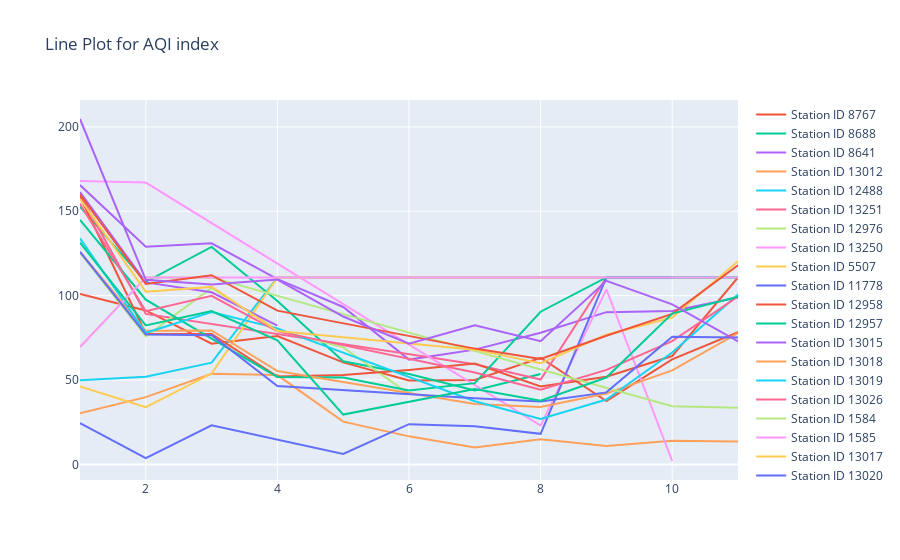
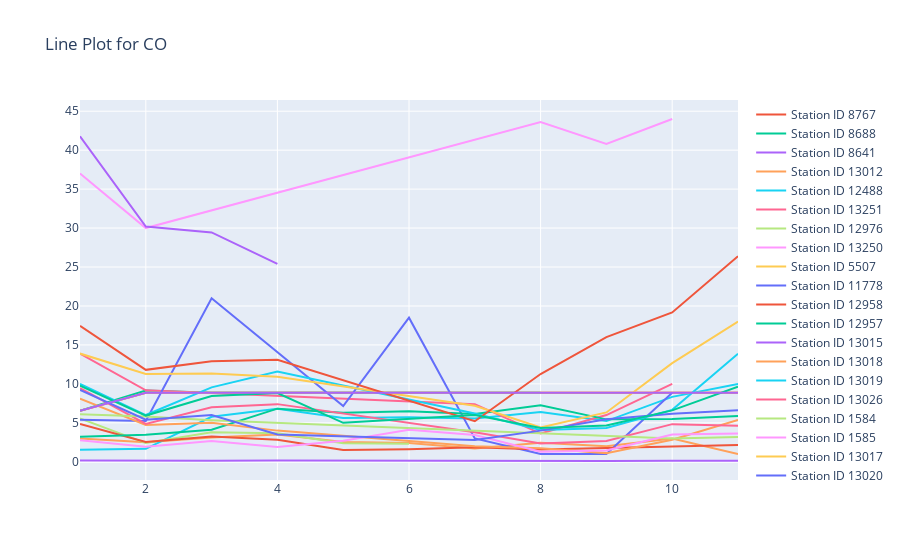
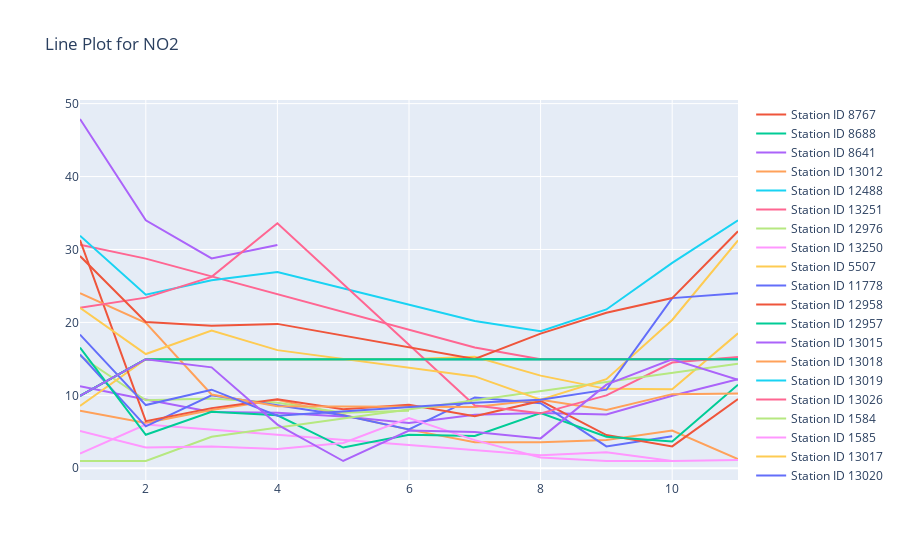

Notebook code cell kept with these figures, in order:
### Markdown cell above
### Line plot for pollution index by month and station ID

### Code cell
df_plt3 = df[df_column_dtype + ['Month'] + ['Station ID']].groupby(['Month', 'Station ID']).mean().reset_index()
for i in df_column_dtype:
    fig = px.line(title=f'Line Plot for {i}')  # Initialize the figure with a title
    for j in df['Station ID'].unique():
        df_station = df_plt3[df_plt3['Station ID'] == j]
        fig.add_scatter(x=df_station['Month'], y=df_station[i], mode='lines', name=f'Station ID {j}')
    fig.show()

### Figure 1 — Plotly figure (JSON) as saved in the notebook; plotly's stock layout.template omitted (floating-point values rounded to 4 significant figures)
{"data": [{"hovertemplate": "<extra></extra>", "legendgroup": "", "line": {"color": "#636efa", "dash": "solid"}, "marker": {"symbol": "circle"}, "mode": "lines", "name": "", "orientation": "v", "showlegend": false, "type": "scatter", "xaxis": "x", "yaxis": "y"}, {"mode": "lines", "name": "Station ID 8767", "type": "scatter", "x": [1, 2, 3, 4, 5, 6, 7, 8, 9, 10, 11], "y": [101, 91.2, 71.56, 76.09, 60.46, 49.7, 50, 63.18, 37.56, 62.25, 78.38]}, {"mode": "lines", "name": "Station ID 8688", "type": "scatter", "x": [1, 2, 3, 4, 5, 6, 7, 8], "y": [152.6, 108.2, 128.9, 96.8, 61.14, 53.6, 43.86, 53.56]}, {"mode": "lines", "name": "Station ID 8641", "type": "scatter", "x": [1, 2, 3, 4, 5, 6, 7, 8, 9, 10, 11], "y": [165.5, 128.9, 131, 109.8, 93.29, 62.1, 68, 78, 90.22, 90.83, 98.85]}, {"mode": "lines", "name": "Station ID 13012", "type": "scatter", "x": [1, 2, 3, 4, 5, 6, 7, 8, 9, 10, 11], "y": [30.22, 39.84, 53.67, 52.9, 25.31, 16.6, 10, 14.88, 10.89, 14, 13.5]}, {"mode": "lines", "name": "Station ID 12488", "type": "scatter", "x": [1, 2, 3, 4, 5, 6, 7, 8, 9, 10, 11], "y": [49.8, 51.87, 60.27, 110.8, 110.8, 110.8, 110.8, 110.8, 110.8, 110.8, 110.8]}, {"mode": "lines", "name": "Station ID 13251", "type": "scatter", "x": [1, 2, 7, 8, 9, 10], "y": [159.9, 89.18, 59.4, 50.25, 110.8, 110.8]}, {"mode": "lines", "name": "Station ID 12976", "type": "scatter", "x": [1, 2, 3, 4, 5, 6], "y": [125.4, 75.88, 104.5, 79.56, 69.37, 41.7]}, {"mode": "lines", "name": "Station ID 13250", "type": "scatter", "x": [1, 2, 8, 9, 10], "y": [168, 167, 22.96, 103.7, 2]}, {"mode": "lines", "name": "Station ID 5507", "type": "scatter", "x": [1, 2, 3, 4, 6, 7, 8, 9, 10, 11], "y": [46.22, 33.85, 53.83, 110.8, 110.8, 110.8, 110.8, 110.8, 110.8, 110.8]}, {"mode": "lines", "name": "Station ID 11778", "type": "scatter", "x": [1, 2, 3, 5, 6, 7, 8, 9, 10], "y": [24.4, 3.75, 23.17, 6.143, 23.83, 22.57, 18.08, 110.8, 110.8]}, {"mode": "lines", "name": "Station ID 12958", "type": "scatter", "x": [1, 2, 3, 4, 5, 6, 7, 8, 9, 10, 11], "y": [158.6, 77.4, 77.28, 52.09, 52.9, 56, 59.71, 46.18, 51.89, 64.2, 110.8]}, {"mode": "lines", "name": "Station ID 12957", "type": "scatter", "x": [1, 2, 3, 4, 5, 6, 7, 8, 9, 10, 11], "y": [144.9, 97.59, 74.58, 51.82, 51.52, 43.8, 48.14, 90.46, 110.8, 110.8, 110.8]}, {"mode": "lines", "name": "Station ID 13015", "type": "scatter", "x": [1, 2, 3, 4], "y": [161.3, 107.9, 102.0, 82.28]}, {"mode": "lines", "name": "Station ID 13018", "type": "scatter", "x": [1, 2, 3, 4, 7, 8, 9, 10, 11], "y": [126, 79.13, 79.4, 55.28, 35.8, 34, 42, 55.67, 77.85]}, {"mode": "lines", "name": "Station ID 13019", "type": "scatter", "x": [1, 2, 3, 4, 7, 8, 9, 10, 11], "y": [133.9, 78, 90.33, 80.58, 37.4, 26.87, 38.44, 66.33, 100.6]}, {"mode": "lines", "name": "Station ID 13026", "type": "scatter", "x": [1, 2, 3, 4, 7, 8, 9, 10, 11], "y": [154.4, 90.79, 99.93, 78.8, 54.4, 44.27, 56, 73, 99.5]}, {"mode": "lines", "name": "Station ID 1584", "type": "scatter", "x": [1, 2, 3, 10, 11], "y": [69.55, 110.8, 110.8, 34.5, 33.5]}, {"mode": "lines", "name": "Station ID 1585", "type": "scatter", "x": [1, 2, 3, 4, 5, 6, 7, 8, 9, 10, 11], "y": [69.55, 110.8, 110.8, 110.8, 110.8, 110.8, 110.8, 110.8, 110.8, 110.8, 110.8]}, {"mode": "lines", "name": "Station ID 13017", "type": "scatter", "x": [1, 2, 3, 4, 7, 8, 9, 10, 11], "y": [157.3, 102.3, 105.2, 79, 68, 59.93, 76.78, 87, 120.4]}, {"mode": "lines", "name": "Station ID 13020", "type": "scatter", "x": [1, 2, 3, 4, 7, 8, 9, 10, 11], "y": [126.0, 77, 76.51, 46.4, 39.2, 37.31, 42.67, 75.63, 75.23]}, {"mode": "lines", "name": "Station ID 13013", "type": "scatter", "x": [1, 2, 3, 4, 7, 8, 9, 10, 11], "y": [159.9, 106.9, 112.1, 91.1, 68.6, 62.47, 76.22, 89.17, 118]}, {"mode": "lines", "name": "Station ID 13014", "type": "scatter", "x": [1, 2, 3, 4, 5, 7, 8, 9, 10, 11], "y": [131.4, 82.33, 90.85, 73.44, 29.5, 44.6, 37.73, 51.44, 89.36, 99.38]}, {"mode": "lines", "name": "Station ID 13252", "type": "scatter", "x": [1, 2, 3, 4, 5, 6, 7, 8, 9, 10, 11], "y": [204.7, 109.4, 106.6, 109.5, 87.62, 71.5, 82.43, 73, 108.8, 94.83, 72.86]}], "layout": {"legend": {"tracegroupgap": 0}, "title": {"text": "Line Plot for AQI index"}, "xaxis": {"anchor": "y", "domain": [0, 1]}, "yaxis": {"anchor": "x", "domain": [0, 1]}}}

### Figure 2 — Plotly figure (JSON) as saved in the notebook; plotly's stock layout.template omitted (floating-point values rounded to 4 significant figures)
{"data": [{"hovertemplate": "<extra></extra>", "legendgroup": "", "line": {"color": "#636efa", "dash": "solid"}, "marker": {"symbol": "circle"}, "mode": "lines", "name": "", "orientation": "v", "showlegend": false, "type": "scatter", "xaxis": "x", "yaxis": "y"}, {"mode": "lines", "name": "Station ID 8767", "type": "scatter", "x": [1, 2, 3, 4, 5, 6, 7, 8, 9, 10, 11], "y": [6.534, 8.866, 8.866, 8.866, 8.866, 8.866, 8.866, 8.866, 8.866, 8.866, 8.866]}, {"mode": "lines", "name": "Station ID 8688", "type": "scatter", "x": [1, 2, 3, 4, 5, 6, 7, 8], "y": [6.534, 9.142, 8.866, 8.866, 8.866, 8.866, 8.866, 8.866]}, {"mode": "lines", "name": "Station ID 8641", "type": "scatter", "x": [1, 2, 3, 4, 5, 6, 7, 8, 9, 10, 11], "y": [0.1778, 0.12, 0.1444, 0.16, 0.1357, 0.13, 0.1286, 0.1176, 0.1, 0.1167, 0.1375]}, {"mode": "lines", "name": "Station ID 13012", "type": "scatter", "x": [1, 2, 3, 4, 5, 6, 7, 8, 9, 10, 11], "y": [3, 2.5, 3.111, 3.5, 2.538, 2.4, 1.714, 2.438, 2, 3, 1]}, {"mode": "lines", "name": "Station ID 12488", "type": "scatter", "x": [1, 2, 3, 4, 5, 6, 7, 8, 9, 10, 11], "y": [1.556, 1.667, 5.778, 6.818, 5.615, 5.7, 5.571, 6.375, 5.222, 8.333, 10]}, {"mode": "lines", "name": "Station ID 13251", "type": "scatter", "x": [1, 2, 7, 8, 9, 10], "y": [13.89, 9.179, 7.4, 3.625, 6, 10]}, {"mode": "lines", "name": "Station ID 12976", "type": "scatter", "x": [1, 2, 3, 4, 5, 6], "y": [5.571, 2.4, 3.778, 3.667, 2.385, 2.3]}, {"mode": "lines", "name": "Station ID 13250", "type": "scatter", "x": [1, 2, 8, 9, 10], "y": [37, 30, 43.6, 40.8, 44]}, {"mode": "lines", "name": "Station ID 5507", "type": "scatter", "x": [1, 2, 3, 4, 6, 7, 8, 9, 10, 11], "y": [6.534, 8.866, 8.866, 8.866, 8.866, 8.866, 8.866, 8.866, 8.866, 8.866]}, {"mode": "lines", "name": "Station ID 11778", "type": "scatter", "x": [1, 2, 3, 5, 6, 7, 8, 9, 10], "y": [5.4, 5.25, 21, 7.143, 18.5, 3, 1, 1, 8.866]}, {"mode": "lines", "name": "Station ID 12958", "type": "scatter", "x": [1, 2, 3, 4, 5, 6, 7, 8, 9, 10, 11], "y": [4.857, 2.533, 3.25, 2.818, 1.5, 1.6, 1.857, 1.588, 1.778, 2, 2.167]}, {"mode": "lines", "name": "Station ID 12957", "type": "scatter", "x": [1, 2, 3, 4, 5, 6, 7, 8, 9, 10, 11], "y": [3.222, 3.467, 4.125, 6.818, 6.308, 6.5, 6.143, 7.25, 5.444, 5.5, 5.875]}, {"mode": "lines", "name": "Station ID 13015", "type": "scatter", "x": [1, 2, 3, 4], "y": [41.78, 30.2, 29.44, 25.4]}, {"mode": "lines", "name": "Station ID 13018", "type": "scatter", "x": [1, 2, 3, 4, 7, 8, 9, 10, 11], "y": [8.111, 4.733, 5, 4, 2, 1.733, 1.111, 2.833, 5.375]}, {"mode": "lines", "name": "Station ID 13019", "type": "scatter", "x": [1, 2, 3, 4, 7, 8, 9, 10, 11], "y": [10, 6, 9.556, 11.6, 6.2, 4.067, 4.333, 6.667, 13.88]}, {"mode": "lines", "name": "Station ID 13026", "type": "scatter", "x": [1, 2, 3, 4, 7, 8, 9, 10, 11], "y": [9.444, 4.867, 7, 7.4, 3.8, 2.333, 2.667, 4.833, 4.625]}, {"mode": "lines", "name": "Station ID 1584", "type": "scatter", "x": [1, 2, 3, 10, 11], "y": [6.111, 5.8, 5.333, 3, 3.167]}, {"mode": "lines", "name": "Station ID 1585", "type": "scatter", "x": [1, 2, 3, 4, 5, 6, 7, 8, 9, 10, 11], "y": [2.778, 1.933, 2.667, 1.909, 2.692, 4.111, 3.429, 1.294, 1.444, 3.5, 3.625]}, {"mode": "lines", "name": "Station ID 13017", "type": "scatter", "x": [1, 2, 3, 4, 7, 8, 9, 10, 11], "y": [13.89, 11.27, 11.33, 10.9, 7.2, 4.4, 6.333, 12.67, 18]}, {"mode": "lines", "name": "Station ID 13020", "type": "scatter", "x": [1, 2, 3, 4, 7, 8, 9, 10, 11], "y": [9.222, 5.4, 6, 3.5, 2.8, 4, 5.444, 6.167, 6.625]}, {"mode": "lines", "name": "Station ID 13013", "type": "scatter", "x": [1, 2, 3, 4, 7, 8, 9, 10, 11], "y": [17.44, 11.8, 12.89, 13.1, 5.2, 11.27, 16, 19.17, 26.38]}, {"mode": "lines", "name": "Station ID 13014", "type": "scatter", "x": [1, 2, 3, 4, 5, 7, 8, 9, 10, 11], "y": [9.778, 5.933, 8.444, 8.818, 5, 6, 4.333, 4.667, 6.6, 9.625]}, {"mode": "lines", "name": "Station ID 13252", "type": "scatter", "x": [1, 2, 3, 4, 5, 6, 7, 8, 9, 10, 11], "y": [6.534, 8.866, 8.866, 8.866, 8.866, 8.866, 8.866, 8.866, 8.866, 8.866, 8.866]}], "layout": {"legend": {"tracegroupgap": 0}, "title": {"text": "Line Plot for CO"}, "xaxis": {"anchor": "y", "domain": [0, 1]}, "yaxis": {"anchor": "x", "domain": [0, 1]}}}

### Figure 3 — Plotly figure (JSON) as saved in the notebook; plotly's stock layout.template omitted (floating-point values rounded to 4 significant figures)
{"data": [{"hovertemplate": "<extra></extra>", "legendgroup": "", "line": {"color": "#636efa", "dash": "solid"}, "marker": {"symbol": "circle"}, "mode": "lines", "name": "", "orientation": "v", "showlegend": false, "type": "scatter", "xaxis": "x", "yaxis": "y"}, {"mode": "lines", "name": "Station ID 8767", "type": "scatter", "x": [1, 2, 3, 4, 5, 6, 7, 8, 9, 10, 11], "y": [9.92, 14.95, 14.95, 14.95, 14.95, 14.95, 14.95, 14.95, 14.95, 14.95, 14.95]}, {"mode": "lines", "name": "Station ID 8688", "type": "scatter", "x": [1, 2, 3, 4, 5, 6, 7, 8], "y": [9.92, 14.95, 14.95, 14.95, 14.95, 14.95, 14.95, 14.95]}, {"mode": "lines", "name": "Station ID 8641", "type": "scatter", "x": [1, 2, 3, 4, 5, 6, 7, 8, 9, 10, 11], "y": [11.26, 9.427, 7.722, 7.6, 7.093, 6.21, 7.343, 7.594, 7.367, 9.95, 12.2]}, {"mode": "lines", "name": "Station ID 13012", "type": "scatter", "x": [1, 2, 3, 4, 5, 6, 7, 8, 9, 10, 11], "y": [7.889, 6.214, 8, 9.4, 7.308, 5.3, 3.571, 3.562, 3.889, 5.167, 1.25]}, {"mode": "lines", "name": "Station ID 12488", "type": "scatter", "x": [1, 2, 3, 4, 5, 6, 7, 8, 9, 10, 11], "y": [9.92, 14.95, 14.95, 14.95, 14.95, 14.95, 14.95, 14.95, 14.95, 14.95, 14.95]}, {"mode": "lines", "name": "Station ID 13251", "type": "scatter", "x": [1, 2, 7, 8, 9, 10], "y": [30.67, 28.75, 16.56, 14.95, 14.95, 14.95]}, {"mode": "lines", "name": "Station ID 12976", "type": "scatter", "x": [1, 2, 3, 4, 5, 6], "y": [15.43, 9.333, 9.556, 9, 7.615, 7.9]}, {"mode": "lines", "name": "Station ID 13250", "type": "scatter", "x": [1, 2, 8, 9, 10], "y": [2, 6, 1.8, 2.2, 1]}, {"mode": "lines", "name": "Station ID 5507", "type": "scatter", "x": [1, 2, 3, 4, 6, 7, 8, 9, 10, 11], "y": [8.556, 14.95, 14.95, 14.95, 14.95, 15.29, 12.71, 10.89, 10.83, 18.5]}, {"mode": "lines", "name": "Station ID 11778", "type": "scatter", "x": [1, 2, 3, 5, 6, 7, 8, 9, 10], "y": [15.6, 5.75, 10, 7.286, 5.333, 9.714, 8.917, 3, 4.4]}, {"mode": "lines", "name": "Station ID 12958", "type": "scatter", "x": [1, 2, 3, 4, 5, 6, 7, 8, 9, 10, 11], "y": [31.29, 6.467, 8.25, 9.455, 8.083, 8.7, 7.143, 9.235, 4.556, 3, 9.5]}, {"mode": "lines", "name": "Station ID 12957", "type": "scatter", "x": [1, 2, 3, 4, 5, 6, 7, 8, 9, 10, 11], "y": [16.56, 4.6, 7.75, 7.273, 2.846, 4.6, 4.429, 7.562, 4.333, 3.667, 11.46]}, {"mode": "lines", "name": "Station ID 13015", "type": "scatter", "x": [1, 2, 3, 4], "y": [47.89, 34, 28.78, 30.6]}, {"mode": "lines", "name": "Station ID 13018", "type": "scatter", "x": [1, 2, 3, 4, 7, 8, 9, 10, 11], "y": [24, 19.93, 10.11, 8.5, 8.4, 9.4, 8, 10.17, 10.25]}, {"mode": "lines", "name": "Station ID 13019", "type": "scatter", "x": [1, 2, 3, 4, 7, 8, 9, 10, 11], "y": [31.89, 23.8, 25.78, 26.9, 20.2, 18.8, 21.78, 28.17, 34]}, {"mode": "lines", "name": "Station ID 13026", "type": "scatter", "x": [1, 2, 3, 4, 7, 8, 9, 10, 11], "y": [22, 23.4, 26.25, 33.6, 8.6, 7.533, 10, 14.5, 15.25]}, {"mode": "lines", "name": "Station ID 1584", "type": "scatter", "x": [1, 2, 3, 10, 11], "y": [1, 1, 4.333, 13, 14.33]}, {"mode": "lines", "name": "Station ID 1585", "type": "scatter", "x": [1, 2, 3, 4, 5, 6, 7, 8, 9, 10, 11], "y": [5.111, 2.867, 3, 2.636, 3.462, 6.889, 3.857, 1.471, 1, 1, 1.125]}, {"mode": "lines", "name": "Station ID 13017", "type": "scatter", "x": [1, 2, 3, 4, 7, 8, 9, 10, 11], "y": [22, 15.67, 18.89, 16.2, 12.6, 9.4, 12.22, 20.33, 31.25]}, {"mode": "lines", "name": "Station ID 13020", "type": "scatter", "x": [1, 2, 3, 4, 7, 8, 9, 10, 11], "y": [18.33, 8.667, 10.78, 7.2, 9, 9.385, 10.78, 23.33, 24]}, {"mode": "lines", "name": "Station ID 13013", "type": "scatter", "x": [1, 2, 3, 4, 7, 8, 9, 10, 11], "y": [29.11, 20.07, 19.56, 19.8, 15, 18.47, 21.33, 23.33, 32.5]}, {"mode": "lines", "name": "Station ID 13014", "type": "scatter", "x": [1, 2, 3, 4, 5, 7, 8, 9, 10, 11], "y": [9.92, 14.95, 14.95, 14.95, 14.95, 14.95, 14.95, 14.95, 14.95, 14.95]}, {"mode": "lines", "name": "Station ID 13252", "type": "scatter", "x": [1, 2, 3, 4, 5, 6, 7, 8, 9, 10, 11], "y": [9.92, 14.95, 13.84, 5.991, 1, 5.186, 4.986, 4.101, 11.46, 14.95, 12.12]}], "layout": {"legend": {"tracegroupgap": 0}, "title": {"text": "Line Plot for NO2"}, "xaxis": {"anchor": "y", "domain": [0, 1]}, "yaxis": {"anchor": "x", "domain": [0, 1]}}}
